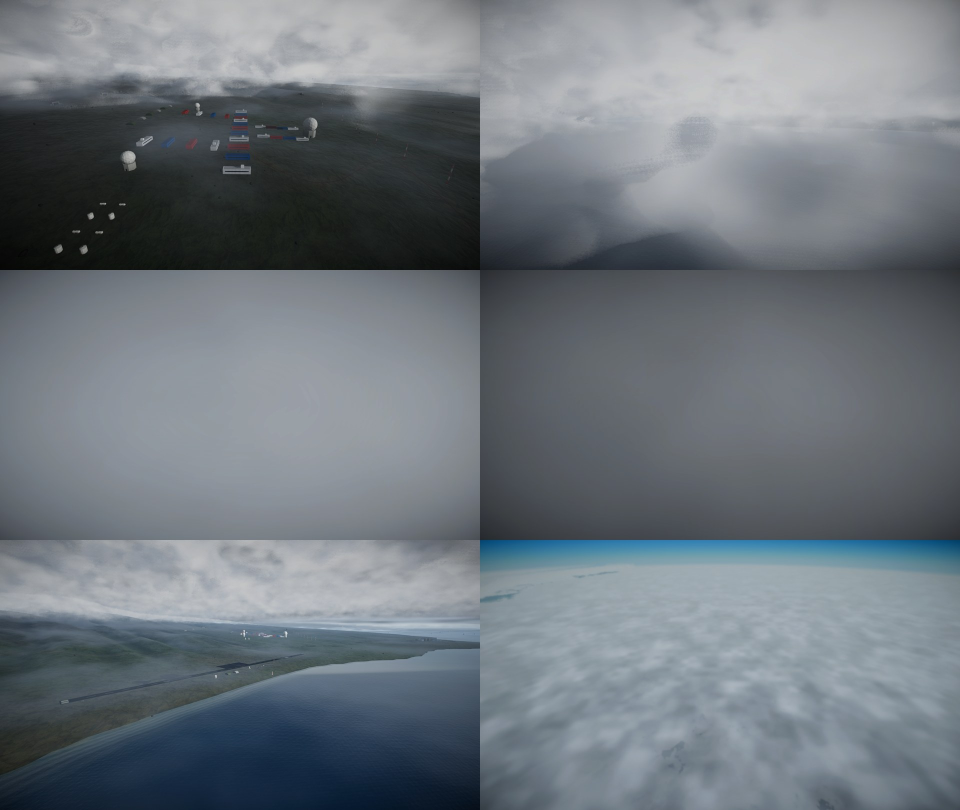
#> input picture hv_game1.jpg, 1920 x 1620 px (shown at 1/2 size)
$ python -i Build-ConsoleArt.py   (imports and definitions only)
#> lines starting #> are read from the running program, lines starting #| are printed output that depends on the picture
"""Pack authored console backgrounds: py -3 tools/Build-ConsoleArt.py.

Raw imagegen originals and exact prompts live in AvionicsUi/Assets/Source/ConsoleArt.
This only prepares runtime assets: resize, monochrome export and the shared edge
mask. AvBundle.ConsoleArt reads luminance as theme-tinted alpha. Requires Pillow.
"""

import argparse
from pathlib import Path

from PIL import Image, ImageChops, ImageDraw, ImageFont, ImageOps


ROOT = Path(__file__).resolve().parents[1]
WIDTH, HEIGHT = 640, 428
IDS = "wmc pilot str mis ops fac evn com map tgt set env rad misc".split()
SOURCE = ROOT / "AvionicsUi/Assets/Source/ConsoleArt"
TARGET = ROOT / "AvionicsUi/Assets/Art"


def prepare(path):
#> called with path = '../hv_game1.jpg'
    with Image.open(path) as source:
#> source is the input picture: PIL image 1920x1620 RGB; mean R, G, B 110.2, 117.9, 125
        rgba = source.convert("RGBA")
        image = Image.new("RGBA", rgba.size, (0, 0, 0, 255))
        image.alpha_composite(rgba)
        image = ImageOps.fit(image.convert("L"), (WIDTH, HEIGHT), Image.Resampling.LANCZOS)
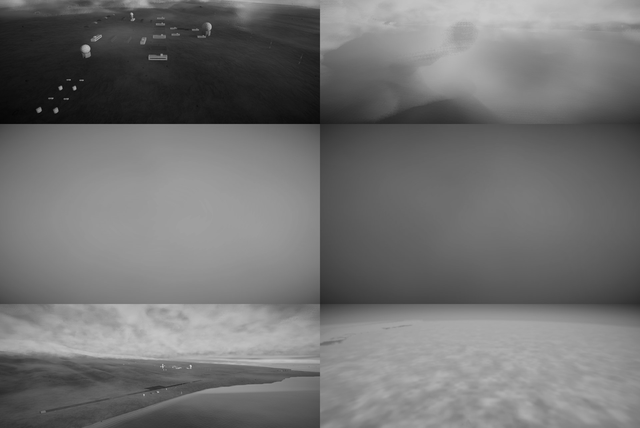
#> image: PIL image 640x428 L; min 5, max 210, mean 113.8
    # Near-black export noise would otherwise become an unwanted visible plate.
    image = image.point(lambda value: max(0, value - 5) * 255 // 250)
    mask = Image.new("L", image.size)
#> mask: PIL image 640x428 L; every value is 0
    mask.putdata([round(255 * min(1, max(0, (y - 88) / 34)) *
                        min(1, x / 26, (WIDTH - 1 - x) / 26, (HEIGHT - 1 - y) / 30))
                  for y in range(HEIGHT) for x in range(WIDTH)])
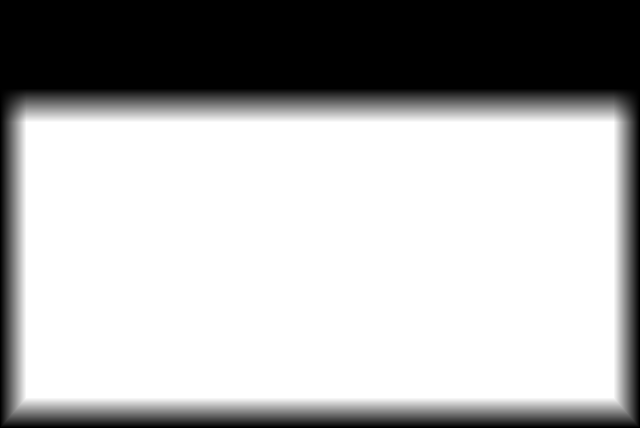
#> mask: PIL image 640x428 L; min 0, max 255, mean 175.3
    image = ImageChops.multiply(image, mask)
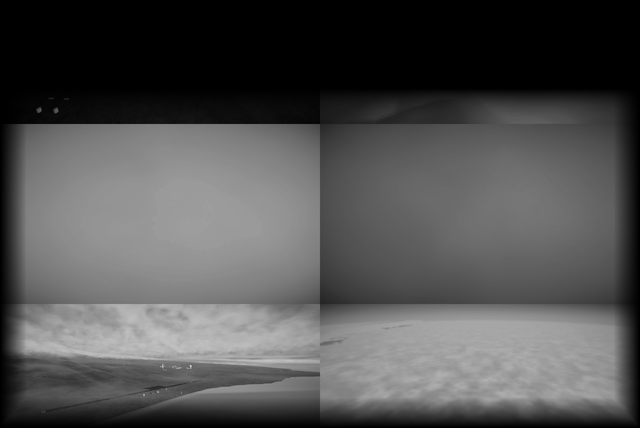
#> image: PIL image 640x428 L; min 0, max 209, mean 80.6
    assert image.getbbox(), f"Empty artwork: {path}"
    assert image.crop((0, 0, WIDTH, 88)).getextrema() == (0, 0)
    return image


def review(images, destination):
    # Both raw ink and approximate runtime tint make density and hierarchy easy
    # to judge without confusing a brighter review image with the shipped art.
    for raw in (False, True):
        sheet = Image.new("RGB", (4 * 352, 4 * 264), (7, 13, 15))
        pen = ImageDraw.Draw(sheet)
        font = ImageFont.load_default(size=14)
        for i, (key, image) in enumerate(images.items()):
            thumb = image.resize((336, 225), Image.Resampling.LANCZOS)
            if raw:
                tile = thumb.convert("RGB")
            else:
                tile = Image.composite(Image.new("RGB", thumb.size, (51, 205, 225)),
                                       Image.new("RGB", thumb.size, (7, 13, 15)),
                                       thumb.point(lambda value: round(value * .28)))
            x, y = (i % 4) * 352, (i // 4) * 264
            sheet.paste(tile, (x + 8, y + 30))
            pen.text((x + 16, y + 9), key.upper(), font=font, fill=(154, 170, 174))
        sheet.save(destination / ("console-art-ink.png" if raw else "console-art-contact.png"))


def main():
    parser = argparse.ArgumentParser(description=__doc__)
    parser.add_argument("--review", type=Path, help="Also export ink and theme-tinted contact sheets")
    args = parser.parse_args()
    missing = [key for key in IDS if not (SOURCE / f"{key}.png").is_file()]
    if missing:
        parser.error("Missing authored source images: " + ", ".join(missing))
    # Validate every input before replacing any of the runtime assets.
    images = {key: prepare(SOURCE / f"{key}.png") for key in IDS}
    TARGET.mkdir(parents=True, exist_ok=True)
    for key, image in images.items():
        image.save(TARGET / f"{key}.png", optimize=True)
    if args.review:
        args.review.mkdir(parents=True, exist_ok=True)
        review(images, args.review)
    print(f"Packed {len(images)} authored backgrounds ({WIDTH}x{HEIGHT}, luminance PNG).")


# [2 lines not run here, left out]

>>> result = prepare('../hv_game1.jpg')

$ run again, on shots_marisol.jpg
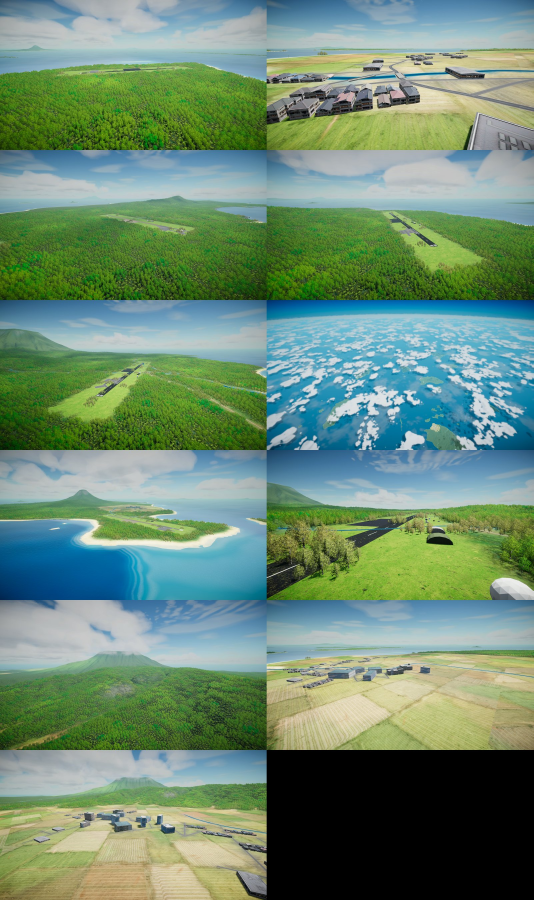
#> input picture shots_marisol.jpg, 1600 x 2700 px (shown at 1/3 size)
#> in prepare, source is the input picture: PIL image 1600x2700 RGB; mean R, G, B 108.5, 139.1, 115.3
#> in prepare, `image = ImageOps.fit(image.convert("L"), (WIDTH, HEIGHT), Image.Resamp..`:
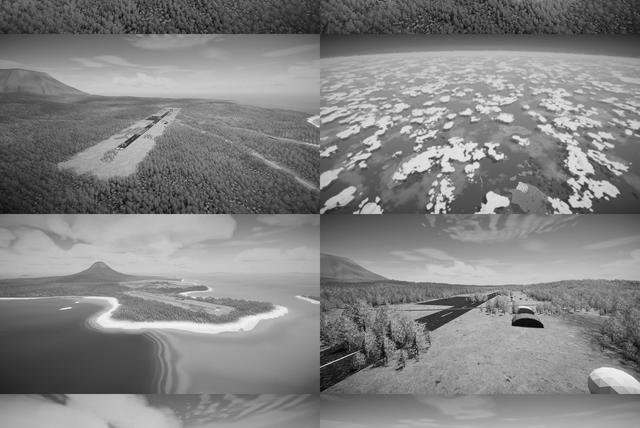
#> image: PIL image 640x428 L; min 5, max 243, mean 129.9
#> in prepare, `image = ImageChops.multiply(image, mask)`:
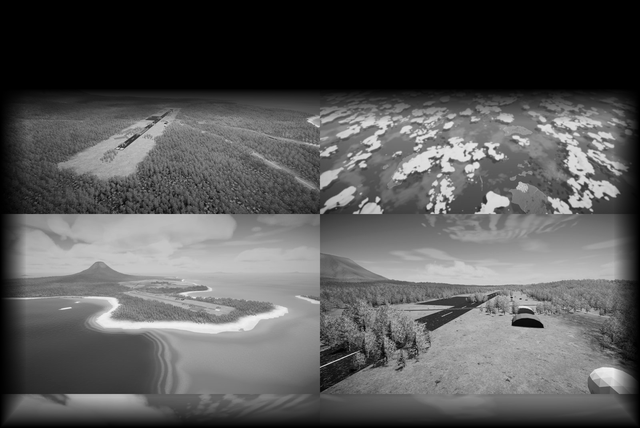
#> image: PIL image 640x428 L; min 0, max 242, mean 88.5
